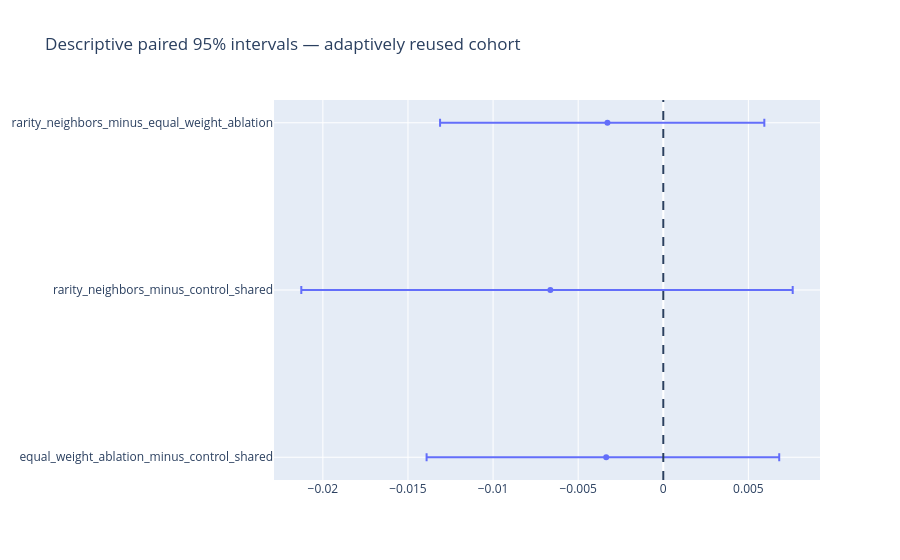

Here is the notebook cell this chart was saved with:
### Markdown cell above
## 5 · Descriptive paired uncertainty

### Code cell
keys=list(result['comparisons']);c=[result['comparisons'][k] for k in keys];v=[x['gain'] for x in c];lo=[x['descriptive_95_interval'][0] for x in c];hi=[x['descriptive_95_interval'][1] for x in c]
f=go.Figure(go.Scatter(x=v,y=keys,mode='markers',error_x=dict(type='data',symmetric=False,array=[h-x for h,x in zip(hi,v)],arrayminus=[x-l for x,l in zip(v,lo)])));f.add_vline(x=0,line_dash='dash');f.update_layout(title='Descriptive paired 95% intervals — adaptively reused cohort');emit(f)

### Figure 1 — Plotly figure (JSON) as saved in the notebook; plotly's stock layout.template omitted (floating-point values rounded to 4 significant figures)
{"data": [{"error_x": {"array": [0.01017, 0.01424, 0.009216], "arrayminus": [0.01055, 0.01463, 0.009834], "symmetric": false, "type": "data"}, "mode": "markers", "type": "scatter", "x": [-0.003354, -0.006634, -0.00328], "y": ["equal_weight_ablation_minus_control_shared", "rarity_neighbors_minus_control_shared", "rarity_neighbors_minus_equal_weight_ablation"]}], "layout": {"shapes": [{"line": {"dash": "dash"}, "type": "line", "x0": 0, "x1": 0, "xref": "x", "y0": 0, "y1": 1, "yref": "y domain"}], "title": {"text": "Descriptive paired 95% intervals — adaptively reused cohort"}}}
